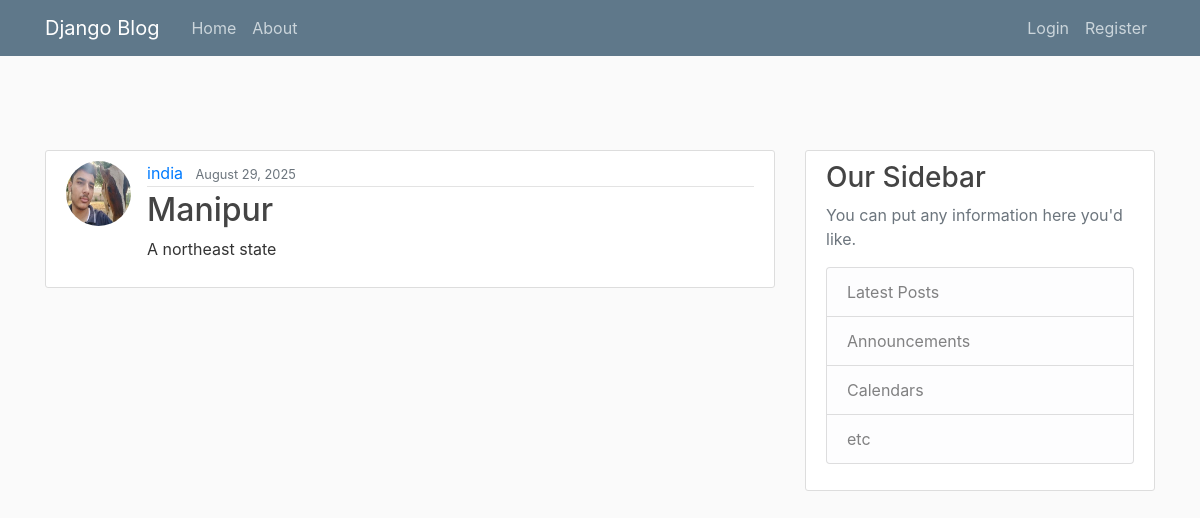
The app's page /post/2/ with its own data.
### blog/models.py (models this page shows, shortened)
class Post(models.Model):
    title=models.CharField(max_length=100)
    content= models.TextField()
    date_posted=models.DateTimeField(default=timezone.now)
    author=models.ForeignKey(User,on_delete=models.CASCADE)

### users/models.py (models this page shows, shortened)
class Profile(models.Model):
    user = models.OneToOneField(User, on_delete=models.CASCADE)
    image = models.ImageField(default='default.jpg', upload_to='profile_pics')

### blog/views.py (the view)
# urls.py: path('post/<int:pk>/',PostDetailView.as_view(),name='post-detail'),
class PostDetailView(DetailView):
    model=Post

### blog/templates/blog/post_detail.html (shortened to what this page needs)
{% extends "blog/base.html" %}
{% block content %}
<article class="media content-section">
  <img class="rounded-circle article-img" src="{{ object.author.profile.image.url }}">
  <div class="media-body">
    <div class="article-metadata">
      <a class="mr-2" href="{% url 'user-posts' object.author.username %}">{{ object.author }}</a>
      <small class="text-muted">{{ object.date_posted|date:"F d, Y" }}</small>
    </div>
    <h2 class="article-title">{{ object.title }}</h2>
    <p class="article-content">{{ object.content }}</p>
  </div>
</article>
{% endblock content %}

### blog/static/blog/main.css (style rules this page uses)
body { background: #fafafa; color: #333333; margin-top: 5rem; }
h1, h2, h3, h4, h5, h6 { color: #444444; }
.content-section { background: #ffffff; padding: 10px 20px; border: 1px solid #dddddd; border-radius: 3px; margin-bottom: 20px; }
.article-title { color: #444444; }
.article-content { white-space: pre-line; }
.article-img { height: 65px; width: 65px; margin-right: 16px; }
.article-metadata { padding-bottom: 1px; margin-bottom: 4px; border-bottom: 1px solid #e3e3e3 }

### records on screen
Post: author.profile.image (placeholder picture), author "india", date_posted "August 29, 2025", title "Manipur", content "A northeast state"
